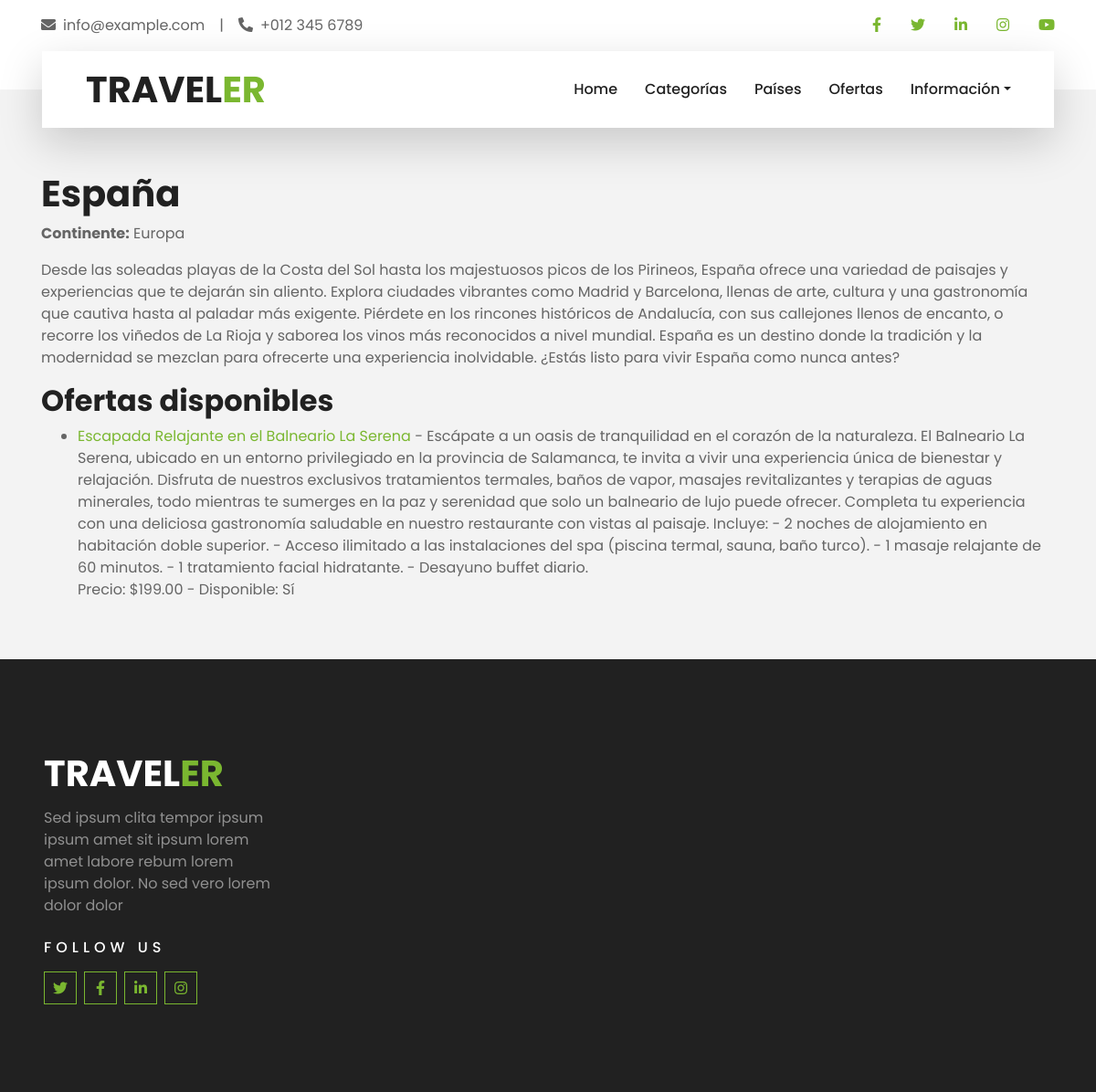
Page /paises/España/ on the committed database.
### travelOffersApp/models.py (models this page shows, shortened)
class Pais(models.Model):
    nombre = models.CharField(primary_key=True, max_length=100)
    descripcion = models.TextField()
    continente = models.CharField(max_length=100)
    image = models.ImageField(upload_to='img/', blank=True, null=True, )

class Oferta(models.Model):
    id_oferta = models.AutoField(primary_key=True)
    nombre = models.CharField(max_length=200)
    descripcion = models.TextField()
    precio = models.DecimalField(max_digits=10, decimal_places=2)
    fecha_inicio = models.DateField()
    fecha_fin = models.DateField()
    pais = models.ForeignKey(Pais, on_delete=models.CASCADE, related_name='ofertas')
    categorias = models.ManyToManyField(Categoria, related_name='ofertas')
    disponible = models.BooleanField(default=True)

### travelOffersApp/views.py (the view)
# urls.py: path('paises/<str:nombre>/', views.pais, name='pais'),
def pais(request, nombre):
    pais = get_object_or_404(Pais, nombre=nombre)
    return render(request, 'pais.html', {'pais': pais})

### travelOffersApp/templates/pais.html (shortened to what this page needs)
{% extends "base.html" %}
{% block content %}
    <h1>{{ pais.nombre }}</h1>
    <p><strong>Continente:</strong> {{ pais.continente }}</p>
    <p>{{ pais.descripcion }}</p>
    <h2>Ofertas disponibles</h2>
    <ul>
        {% for oferta in pais.ofertas.all %}
            <li>
                <a href="{% url 'oferta' oferta.id_oferta %}">{{ oferta.nombre }}</a> - {{ oferta.descripcion }}
                <br>
                Precio: ${{ oferta.precio }} - Disponible: {{ oferta.disponible|yesno:"Sí,No" }}
            </li>
        {% empty %}
            <li>No hay ofertas disponibles para este país.</li>
        {% endfor %}
    </ul>
{% endblock %}

### rows in the picture
Pais: nombre "España", continente "Europa", descripcion "Desde las soleadas playas de la Costa del Sol hasta los majestuosos picos de los Pirineos, España ofrece una variedad de paisajes y experiencias que te dejarán sin aliento. Explora ciudades vibrantes como Madrid y Barcelona, llenas de arte, cultura y una gastronomía que cautiva hasta al paladar más exigente. Piérdete en los rincones históricos de Andalucía, con sus callejones llenos de encanto, o recorre los viñedos de La Rioja y saborea los vinos más reconocidos a nivel mundial. España es un destino donde la tradición y la modernidad se mezclan para ofrecerte una experiencia inolvidable. ¿Estás listo para vivir España como nunca antes?"
Oferta: nombre "Escapada Relajante en el Balneario La Serena", descripcion "Escápate a un oasis de tranquilidad en el corazón de la naturaleza. El Balneario La Serena, ubicado en un entorno privilegiado en la provincia de Salamanca, te invita a vivir una experiencia única de bienestar y relajación. Disfruta de nuestros exclusivos tratamientos termales, baños de vapor, masajes revitalizantes y terapias de aguas minerales, todo mientras te sumerges en la paz y serenidad que solo un balneario de lujo puede ofrecer. Completa tu experiencia con una deliciosa gastronomía saludable en nuestro restaurante con vistas al paisaje. Incluye: - 2 noches de alojamiento en habitación doble superior. - Acceso ilimitado a las instalaciones del spa (piscina termal, sauna, baño…", precio "199.00", disponible "Sí"
